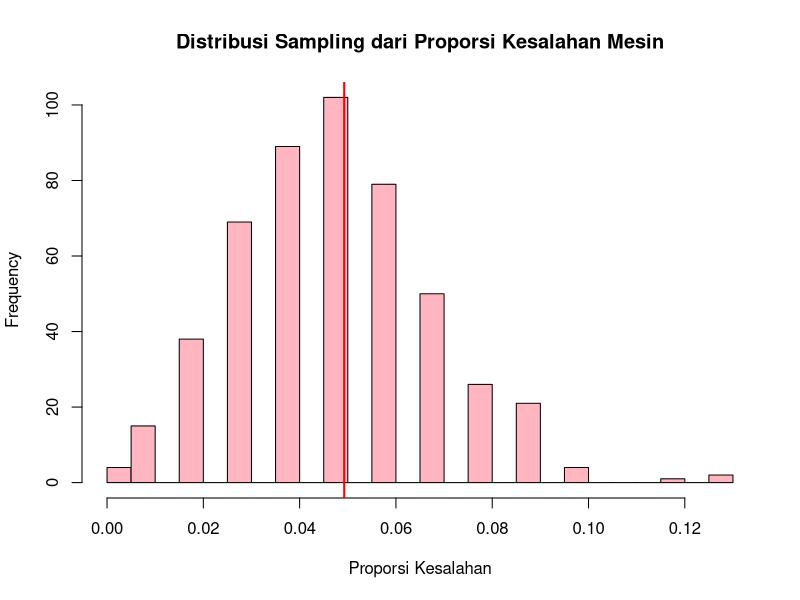

The R source for this figure:
# Set seed untuk reproduktibilitas
set.seed(303)

# Parameter populasi
prop_populasi <- 0.05
n <- 100  # Ukuran sampel
banyak_sampel <- 500  # Banyaknya distribusi sampling

# Simulasi distribusi sampling
prop_error_sampel <- replicate(banyak_sampel, {
  sampel <- rbinom(n, 1, prop_populasi)
  mean(sampel)
})

# Plot distribusi sampling
hist(prop_error_sampel, main = "Distribusi Sampling dari Proporsi Kesalahan Mesin",
     xlab = "Proporsi Kesalahan", col = "lightpink", breaks = 30)

# Menambahkan garis untuk mean
abline(v = mean(prop_error_sampel), col = "red", lwd = 2)


rm(list = ls())